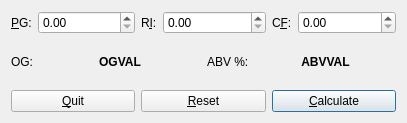
<?xml version="1.0" encoding="UTF-8"?>
<ui version="4.0">
 <class>ogcalc</class>
 <widget class="QMainWindow" name="ogcalc">
  <property name="geometry">
   <rect>
    <x>0</x>
    <y>0</y>
    <width>407</width>
    <height>123</height>
   </rect>
  </property>
  <property name="sizePolicy">
   <sizepolicy hsizetype="Preferred" vsizetype="Preferred">
    <horstretch>0</horstretch>
    <verstretch>0</verstretch>
   </sizepolicy>
  </property>
  <property name="maximumSize">
   <size>
    <width>16777215</width>
    <height>16777215</height>
   </size>
  </property>
  <property name="windowTitle">
   <string>OG &amp; ABV calculator</string>
  </property>
  <widget class="QWidget" name="centralWidget">
   <property name="sizePolicy">
    <sizepolicy hsizetype="Minimum" vsizetype="Minimum">
     <horstretch>0</horstretch>
     <verstretch>0</verstretch>
    </sizepolicy>
   </property>
   <layout class="QVBoxLayout" name="verticalLayout">
    <item>
     <layout class="QHBoxLayout" name="horizontalLayout">
      <item>
       <layout class="QHBoxLayout" name="horizontalLayout_7">
        <item>
         <widget class="QLabel" name="pg_label">
          <property name="sizePolicy">
           <sizepolicy hsizetype="Minimum" vsizetype="Preferred">
            <horstretch>0</horstretch>
            <verstretch>0</verstretch>
           </sizepolicy>
          </property>
          <property name="toolTip">
           <string>Present Gravity (density)</string>
          </property>
          <property name="text">
           <string>&amp;PG:</string>
          </property>
          <property name="textFormat">
           <enum>Qt::AutoText</enum>
          </property>
          <property name="buddy">
           <cstring>pg_entry</cstring>
          </property>
         </widget>
        </item>
        <item>
         <widget class="SpinBoxEntry" name="pg_entry">
          <property name="sizePolicy">
           <sizepolicy hsizetype="Expanding" vsizetype="Fixed">
            <horstretch>0</horstretch>
            <verstretch>0</verstretch>
           </sizepolicy>
          </property>
          <property name="specialValueText">
           <string>0.00</string>
          </property>
          <property name="prefix">
           <string/>
          </property>
         </widget>
        </item>
       </layout>
      </item>
      <item>
       <layout class="QHBoxLayout" name="horizontalLayout_8">
        <item>
         <widget class="QLabel" name="ri_label">
          <property name="sizePolicy">
           <sizepolicy hsizetype="Minimum" vsizetype="Preferred">
            <horstretch>0</horstretch>
            <verstretch>0</verstretch>
           </sizepolicy>
          </property>
          <property name="toolTip">
           <string>Refractive Index</string>
          </property>
          <property name="text">
           <string>R&amp;I:</string>
          </property>
          <property name="buddy">
           <cstring>ri_entry</cstring>
          </property>
         </widget>
        </item>
        <item>
         <widget class="SpinBoxEntry" name="ri_entry">
          <property name="sizePolicy">
           <sizepolicy hsizetype="Expanding" vsizetype="Fixed">
            <horstretch>0</horstretch>
            <verstretch>0</verstretch>
           </sizepolicy>
          </property>
         </widget>
        </item>
       </layout>
      </item>
      <item>
       <layout class="QHBoxLayout" name="horizontalLayout_9">
        <item>
         <widget class="QLabel" name="cf_label">
          <property name="sizePolicy">
           <sizepolicy hsizetype="Minimum" vsizetype="Preferred">
            <horstretch>0</horstretch>
            <verstretch>0</verstretch>
           </sizepolicy>
          </property>
          <property name="toolTip">
           <string>Correction Factor</string>
          </property>
          <property name="text">
           <string>C&amp;F:</string>
          </property>
          <property name="buddy">
           <cstring>cf_entry</cstring>
          </property>
         </widget>
        </item>
        <item>
         <widget class="SpinBoxEntry" name="cf_entry">
          <property name="sizePolicy">
           <sizepolicy hsizetype="Expanding" vsizetype="Fixed">
            <horstretch>0</horstretch>
            <verstretch>0</verstretch>
           </sizepolicy>
          </property>
         </widget>
        </item>
       </layout>
      </item>
     </layout>
    </item>
    <item>
     <layout class="QHBoxLayout" name="horizontalLayout_2">
      <item>
       <layout class="QHBoxLayout" name="horizontalLayout_4">
        <item>
         <widget class="QLabel" name="og_label">
          <property name="sizePolicy">
           <sizepolicy hsizetype="Minimum" vsizetype="Preferred">
            <horstretch>0</horstretch>
            <verstretch>0</verstretch>
           </sizepolicy>
          </property>
          <property name="toolTip">
           <string>Original Gravity (density)</string>
          </property>
          <property name="text">
           <string>OG:</string>
          </property>
         </widget>
        </item>
        <item>
         <widget class="QLabel" name="og_result">
          <property name="sizePolicy">
           <sizepolicy hsizetype="Expanding" vsizetype="Preferred">
            <horstretch>0</horstretch>
            <verstretch>0</verstretch>
           </sizepolicy>
          </property>
          <property name="font">
           <font>
            <weight>75</weight>
            <bold>true</bold>
           </font>
          </property>
          <property name="text">
           <string>OGVAL</string>
          </property>
          <property name="alignment">
           <set>Qt::AlignCenter</set>
          </property>
          <property name="textInteractionFlags">
           <set>Qt::TextSelectableByKeyboard|Qt::TextSelectableByMouse</set>
          </property>
         </widget>
        </item>
       </layout>
      </item>
      <item>
       <layout class="QHBoxLayout" name="horizontalLayout_5">
        <item>
         <widget class="QLabel" name="abv_entry">
          <property name="sizePolicy">
           <sizepolicy hsizetype="Minimum" vsizetype="Preferred">
            <horstretch>0</horstretch>
            <verstretch>0</verstretch>
           </sizepolicy>
          </property>
          <property name="toolTip">
           <string>Percent Alcohol By Volume</string>
          </property>
          <property name="text">
           <string>ABV %:</string>
          </property>
         </widget>
        </item>
        <item>
         <widget class="QLabel" name="abv_result">
          <property name="sizePolicy">
           <sizepolicy hsizetype="Expanding" vsizetype="Preferred">
            <horstretch>0</horstretch>
            <verstretch>0</verstretch>
           </sizepolicy>
          </property>
          <property name="font">
           <font>
            <weight>75</weight>
            <bold>true</bold>
           </font>
          </property>
          <property name="text">
           <string>ABVVAL</string>
          </property>
          <property name="alignment">
           <set>Qt::AlignCenter</set>
          </property>
          <property name="textInteractionFlags">
           <set>Qt::TextSelectableByKeyboard|Qt::TextSelectableByMouse</set>
          </property>
         </widget>
        </item>
       </layout>
      </item>
     </layout>
    </item>
    <item>
     <layout class="QHBoxLayout" name="horizontalLayout_3">
      <item>
       <widget class="QPushButton" name="quit">
        <property name="text">
         <string>&amp;Quit</string>
        </property>
       </widget>
      </item>
      <item>
       <widget class="QPushButton" name="reset">
        <property name="text">
         <string>&amp;Reset</string>
        </property>
        <property name="autoDefault">
         <bool>true</bool>
        </property>
       </widget>
      </item>
      <item>
       <widget class="QPushButton" name="calculate">
        <property name="text">
         <string>&amp;Calculate</string>
        </property>
        <property name="autoDefault">
         <bool>true</bool>
        </property>
        <property name="default">
         <bool>true</bool>
        </property>
       </widget>
      </item>
     </layout>
    </item>
   </layout>
  </widget>
 </widget>
 <layoutdefault spacing="6" margin="11"/>
 <customwidgets>
  <customwidget>
   <class>SpinBoxEntry</class>
   <extends>QDoubleSpinBox</extends>
   <header>SpinBoxEntry.h</header>
   <slots>
    <signal>enterPressed()</signal>
   </slots>
  </customwidget>
 </customwidgets>
 <resources/>
 <connections>
  <connection>
   <sender>reset</sender>
   <signal>clicked()</signal>
   <receiver>ogcalc</receiver>
   <slot>reset()</slot>
   <hints>
    <hint type="sourcelabel">
     <x>267</x>
     <y>115</y>
    </hint>
    <hint type="destinationlabel">
     <x>199</x>
     <y>47</y>
    </hint>
   </hints>
  </connection>
  <connection>
   <sender>quit</sender>
   <signal>clicked()</signal>
   <receiver>ogcalc</receiver>
   <slot>close()</slot>
   <hints>
    <hint type="sourcelabel">
     <x>76</x>
     <y>115</y>
    </hint>
    <hint type="destinationlabel">
     <x>199</x>
     <y>47</y>
    </hint>
   </hints>
  </connection>
  <connection>
   <sender>calculate</sender>
   <signal>clicked()</signal>
   <receiver>ogcalc</receiver>
   <slot>calculate()</slot>
   <hints>
    <hint type="sourcelabel">
     <x>401</x>
     <y>115</y>
    </hint>
    <hint type="destinationlabel">
     <x>199</x>
     <y>47</y>
    </hint>
   </hints>
  </connection>
  <connection>
   <sender>calculate</sender>
   <signal>clicked()</signal>
   <receiver>reset</receiver>
   <slot>setFocus()</slot>
   <hints>
    <hint type="sourcelabel">
     <x>401</x>
     <y>115</y>
    </hint>
    <hint type="destinationlabel">
     <x>267</x>
     <y>115</y>
    </hint>
   </hints>
  </connection>
  <connection>
   <sender>pg_entry</sender>
   <signal>enterPressed()</signal>
   <receiver>ri_entry</receiver>
   <slot>setFocus()</slot>
   <hints>
    <hint type="sourcelabel">
     <x>87</x>
     <y>20</y>
    </hint>
    <hint type="destinationlabel">
     <x>213</x>
     <y>20</y>
    </hint>
   </hints>
  </connection>
  <connection>
   <sender>ri_entry</sender>
   <signal>enterPressed()</signal>
   <receiver>cf_entry</receiver>
   <slot>setFocus()</slot>
   <hints>
    <hint type="sourcelabel">
     <x>213</x>
     <y>20</y>
    </hint>
    <hint type="destinationlabel">
     <x>343</x>
     <y>20</y>
    </hint>
   </hints>
  </connection>
  <connection>
   <sender>cf_entry</sender>
   <signal>enterPressed()</signal>
   <receiver>calculate</receiver>
   <slot>click()</slot>
   <hints>
    <hint type="sourcelabel">
     <x>343</x>
     <y>20</y>
    </hint>
    <hint type="destinationlabel">
     <x>401</x>
     <y>115</y>
    </hint>
   </hints>
  </connection>
  <connection>
   <sender>pg_entry</sender>
   <signal>enterPressed()</signal>
   <receiver>ri_entry</receiver>
   <slot>selectAll()</slot>
   <hints>
    <hint type="sourcelabel">
     <x>88</x>
     <y>21</y>
    </hint>
    <hint type="destinationlabel">
     <x>217</x>
     <y>21</y>
    </hint>
   </hints>
  </connection>
  <connection>
   <sender>ri_entry</sender>
   <signal>enterPressed()</signal>
   <receiver>cf_entry</receiver>
   <slot>selectAll()</slot>
   <hints>
    <hint type="sourcelabel">
     <x>217</x>
     <y>21</y>
    </hint>
    <hint type="destinationlabel">
     <x>353</x>
     <y>21</y>
    </hint>
   </hints>
  </connection>
 </connections>
 <slots>
  <slot>calculate()</slot>
  <slot>reset()</slot>
 </slots>
</ui>
